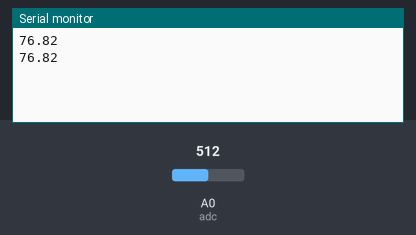
A sketch run on a simulated Arduino Uno, built with avr-gcc and run on an emulated ATmega328P. Parts: the last lines printed to the serial monitor. The inputs (shaded band) are chosen by the test bench; at power-on: A0 (adc) = 512.

Above: at 1.2 s.
1.3 s: A0 (adc) set to 716
At 2.6 s:
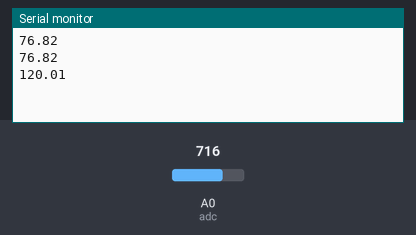
2.8 s: A0 (adc) set to 900
At 3.8 s:
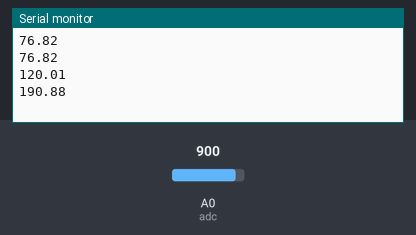
Timing chart, 0 to 5.8 s (numbered marks = the images above; inputs shaded):
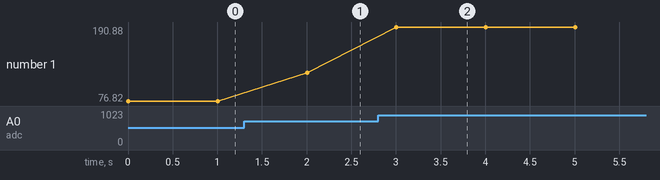

Measured:
- after the input at 1.3 s, the serial monitor: prints a new line after 0.70 s (image 1)
- after the input at 2.8 s, the serial monitor: prints a new line after 0.21 s (image 2)
- plotted number 1: 76.82 → 120.01 after the input at 1.3 s, 120.01 → 190.88 after the input at 2.8 s

The sketch:

covidSense.ino
```cpp
#define adc A0
#define avgResolution 5
//PARAMETERS
double b = 3380;
double r0 = 10000.0;
double t0 = 298.0;


void setup() {
  // put your setup code here, to run once:
  pinMode(adc, INPUT);
  Serial.begin(9600);
}

void loop() {
  double rSum= 0;
  double r;
  double adcVal;
  for (int i=0; i < avgResolution; ++i) {
    adcVal = analogRead(adc);
    r = (1023 * r0  / adcVal) - r0;
//    Serial.println(R);
    rSum += r;
  }
//  Serial.println(adc_sum);
  double rAvg = rSum/(double) avgResolution;
  double temperatureK = b / (log(rAvg / r0) + (b / t0));
  //Serial.println(temperatureK);

  double temperatureF = (temperatureK - 273.15) * (9.0/5.0) + 32;
  Serial.println(temperatureF);

  delay(1000);
//  Serial.println("hello");

}
```
